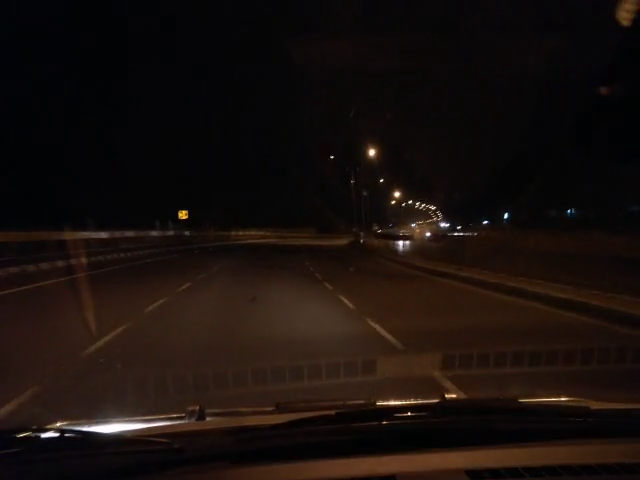
#> input picture frame 128 of videos/01.mp4, 640 x 480 px
$ python main.py
#> lines starting #> are read from the running program, lines starting #| are printed output that depends on the picture
### src/tracker.py
import cv2
import numpy as np
import math

from scipy.linalg import block_diag

class LaneTracker:
    def __init__(self, n_lanes, proc_noise_scale, meas_noise_scale, process_cov_parallel=0, proc_noise_type='white'):

        # def dos estados utilizados no estimador
#> called with n_lanes = 2, proc_noise_scale = 0.1, meas_noise_scale = 15, process_cov_parallel = 0, proc_noise_type = 'white'
        self.n_lanes = n_lanes
        self.meas_size = 4 * self.n_lanes
        self.state_size = self.meas_size * 2
        self.contr_size = 0

        # def do filtro de kalman baseado nos estados
        self.kf = cv2.KalmanFilter(self.state_size, self.meas_size, self.contr_size)

        # matriz de transiscao (A)
        self.kf.transitionMatrix = np.eye(self.state_size, dtype=np.float32)

        # matriz de medidas (H)
        self.kf.measurementMatrix = np.zeros((self.meas_size, self.state_size), np.float32)

        for i in range(self.meas_size):
            self.kf.measurementMatrix[i, i*2] = 1

        # monta o ruido de processo (matrix Q)
        if proc_noise_type == 'white':
            block = np.matrix([[0.25, 0.5], [0.5, 1.]], dtype=np.float32)
            self.kf.processNoiseCov = block_diag(*([block] * self.meas_size)) * proc_noise_scale
        if proc_noise_type == 'identity':
            self.kf.processNoiseCov = np.eye(self.state_size, dtype=np.float32) * proc_noise_scale

        # monta a matriz Q
        for i in range(0, self.meas_size, 2):
            for j in range(1, self.n_lanes):
                self.kf.processNoiseCov[i, i+(j*8)] = process_cov_parallel
                self.kf.processNoiseCov[i+(j*8), i] = process_cov_parallel
#> further down, frame is the input picture: shape (480, 640, 3); mean B, G, R 12.3, 15.7, 24.4

        # matriz R
        self.kf.measurementNoiseCov = np.eye(self.meas_size, dtype=np.float32) * meas_noise_scale

        # matriz de erro a priori
        self.kf.errorCovPre = np.eye(self.state_size)

        # zera a matriz de medidas e de estados
        self.meas = np.zeros((self.meas_size, 1), np.float32)
        self.state = np.zeros((self.state_size, 1), np.float32)

        # atualiza a flag de primeiro quadro (sig. que esta na etapa de estimacao)
        self.first_detected = False

    # update temporal
    # [50 lines left out: functions _update_dt, _first_detect, update, predict, not called in this run]

### src/processor.py
import cv2
import math
import numpy as np

from collections import defaultdict

from sklearn.cluster import DBSCAN
from sklearn.preprocessing import MinMaxScaler

vidsize = (640,480,3)

# [42 lines left out: functions region_of_interest, gamma_correction, not called in this run]

def gamma_correction_auto(RGBimage,equalizeHist = False): #0.35
#> called with equalizeHist = False
    originalFile = RGBimage.copy()
    red = RGBimage[:,:,2]
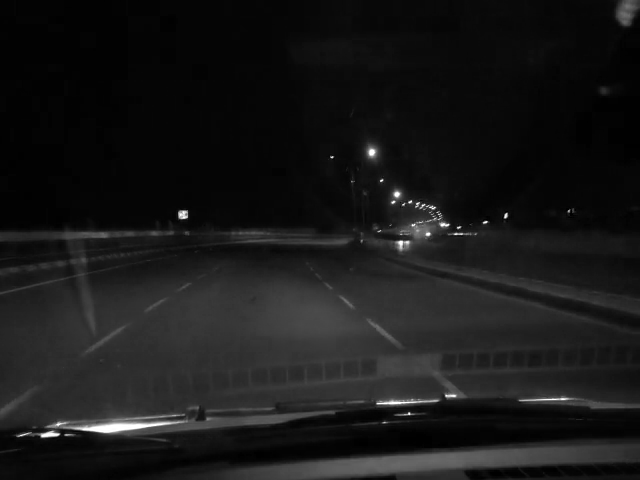
#> red: shape (480, 640); min 0, max 255, mean 24.4
    green = RGBimage[:,:,1]
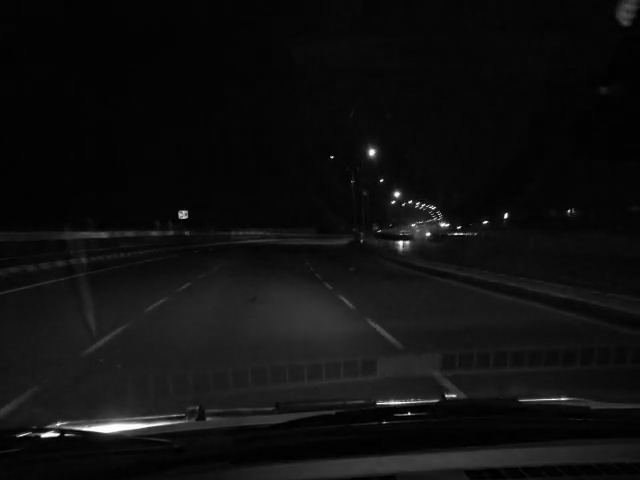
#> green: shape (480, 640); min 0, max 255, mean 15.7
    blue = RGBimage[:,:,0]

    forLuminance = cv2.cvtColor(originalFile,cv2.COLOR_BGR2YUV)
#> forLuminance: shape (480, 640, 3); mean of channels 0, 1, 2 17.9, 125.3, 133.7
    Y = forLuminance[:,:,0]
    totalPix = vidsize[0]* vidsize[1]
    summ = np.sum(Y[:,:])
#> summ = 5487085
    Yaverage = np.divide(totalPix,summ)
#> Yaverage = 0.056
    #Yclipped = np.clip(Yaverage,0,1)
    epsilon = 1.19209e-007
    correct_param = np.divide(-0.3,np.log10([Yaverage + epsilon]))
#> correct_param = [0.24]
    correct_param = 0.7 - correct_param
#> correct_param = [0.46]

    red = red/255.0
#> (the run stopped early here; a loop or call above may not have finished)

$ run again, starting later in the video
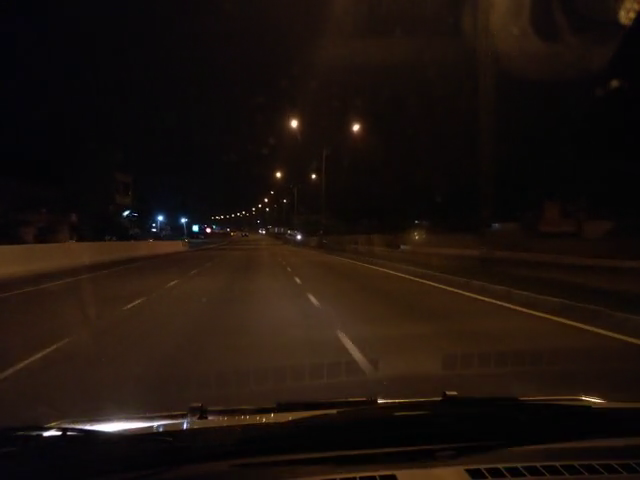
#> input picture frame 577 of videos/01.mp4, 640 x 480 px
#> frame is the input picture: shape (480, 640, 3); mean B, G, R 12.8, 18.4, 28.7
#> in gamma_correction_auto, `red = RGBimage[:,:,2]`:
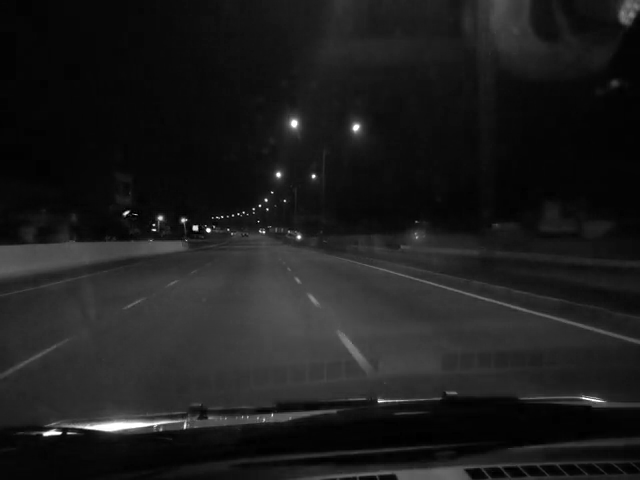
#> red: shape (480, 640); min 0, max 255, mean 28.7
#> in gamma_correction_auto, `blue = RGBimage[:,:,0]`:
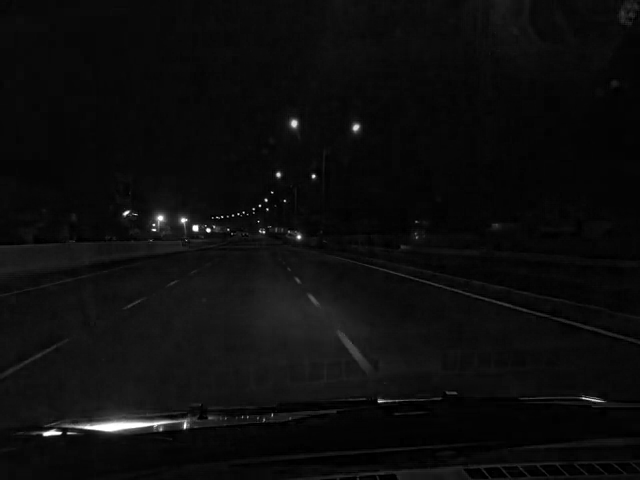
#> blue: shape (480, 640); min 0, max 255, mean 12.8
#> forLuminance: shape (480, 640, 3); mean of channels 0, 1, 2 20.8, 124.1, 134.9
#> summ = 6388332
#> Yaverage = 0.0481
#> in gamma_correction_auto, `correct_param = np.divide(-0.3,np.log10([Yaverage + epsilon]))`: correct_param = [0.228]
#> in gamma_correction_auto, `correct_param = 0.7 - correct_param`: correct_param = [0.472]

$ run again, starting later in the video
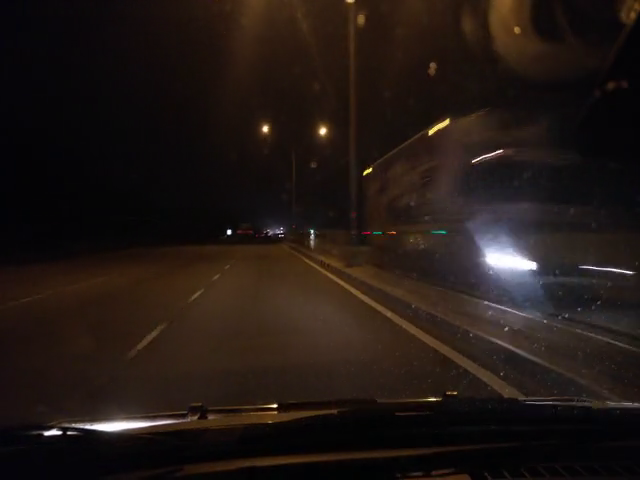
#> input picture frame 1026 of videos/01.mp4, 640 x 480 px
#> frame is the input picture: shape (480, 640, 3); mean B, G, R 19.7, 24, 33.7
#> in gamma_correction_auto, `red = RGBimage[:,:,2]`:
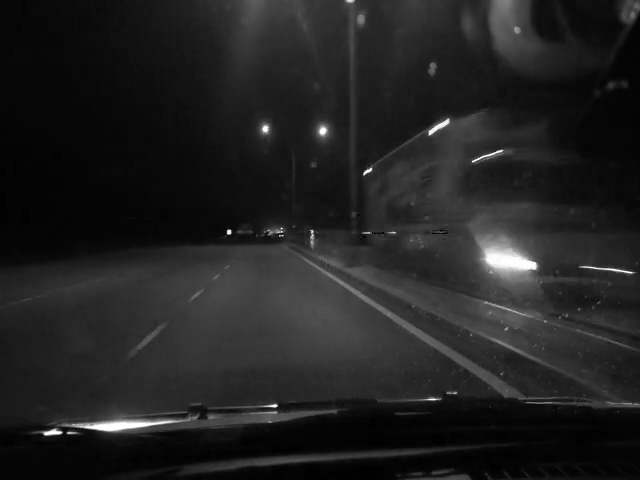
#> red: shape (480, 640); min 0, max 255, mean 33.7
#> in gamma_correction_auto, `blue = RGBimage[:,:,0]`:
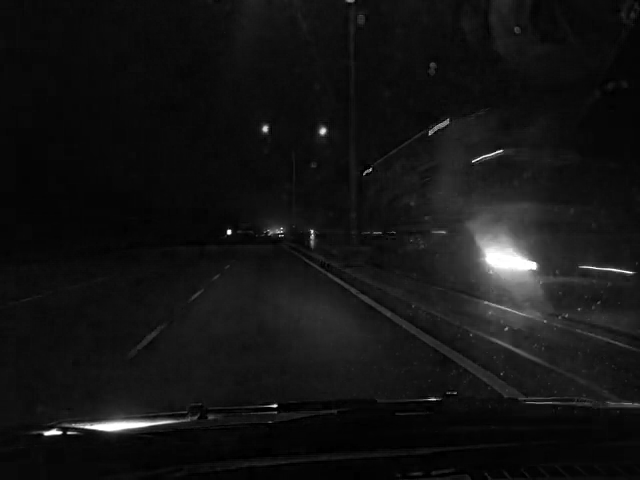
#> blue: shape (480, 640); min 0, max 255, mean 19.7
#> forLuminance: shape (480, 640, 3); mean of channels 0, 1, 2 26.3, 124.8, 134.4
#> summ = 8094678
#> Yaverage = 0.038
#> in gamma_correction_auto, `correct_param = np.divide(-0.3,np.log10([Yaverage + epsilon]))`: correct_param = [0.211]
#> in gamma_correction_auto, `correct_param = 0.7 - correct_param`: correct_param = [0.489]
